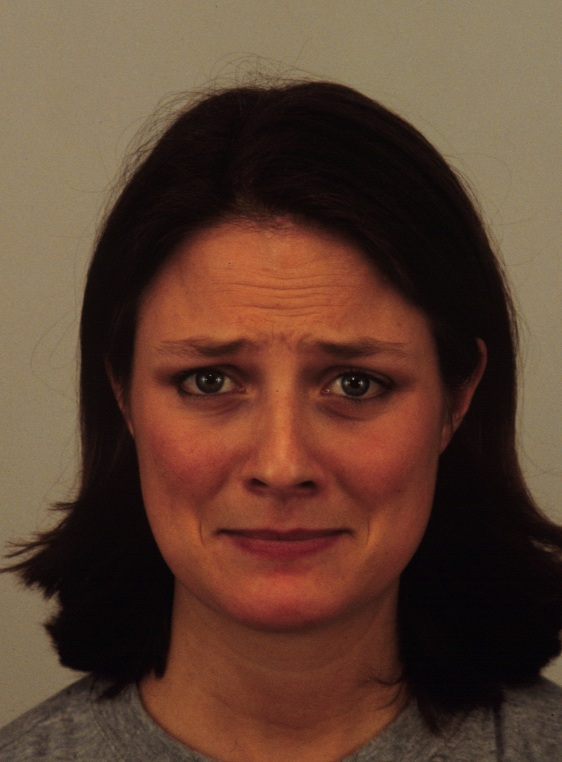
%> input picture Introduction to Facial Micro Expressions Analysis Using Color and Depth Images a Matlab Coding Approach/KDEF_Sad.JPG, 562 x 762 px
$ octave 'c.3.3_Spatial low and high pass.m'   (GNU Octave 9; MATLAB toolbox functions it lacks are replaced by stand-ins)
%> lines starting %> are read from the running program, lines starting %| are printed output that depends on the picture
%% Spatial low and high passes
clc;    % Clearing the Command Window
clear;  % Clearing the Workspace
RGB=imread('KDEF_Sad.jpg'); % Reading color image
%> RGB is the input picture: size 762x562x3 uint8; mean R, G, B 93.5, 64.9, 49.3
MRGB=rgb2gray(RGB); % Converting color image to gray
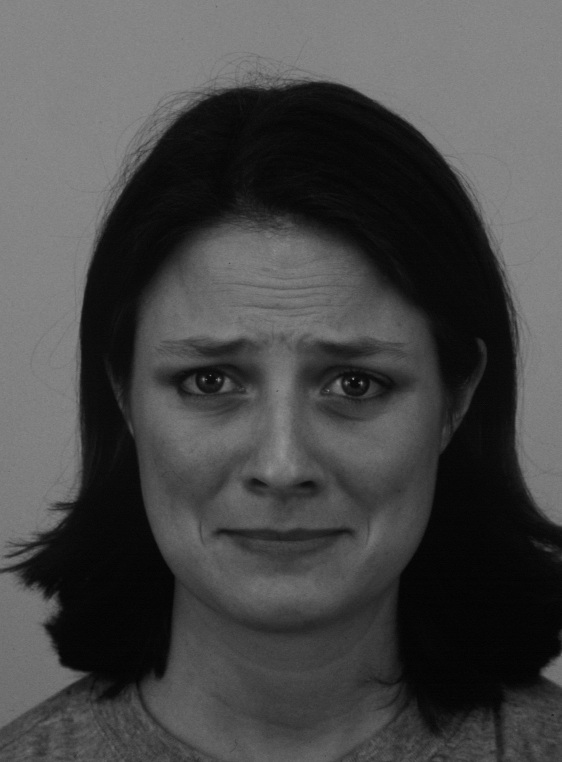
%> MRGB: size 762x562 uint8; min 1, max 144, mean 71.7
MRGB=imadjust(MRGB); %Contrast adjustment
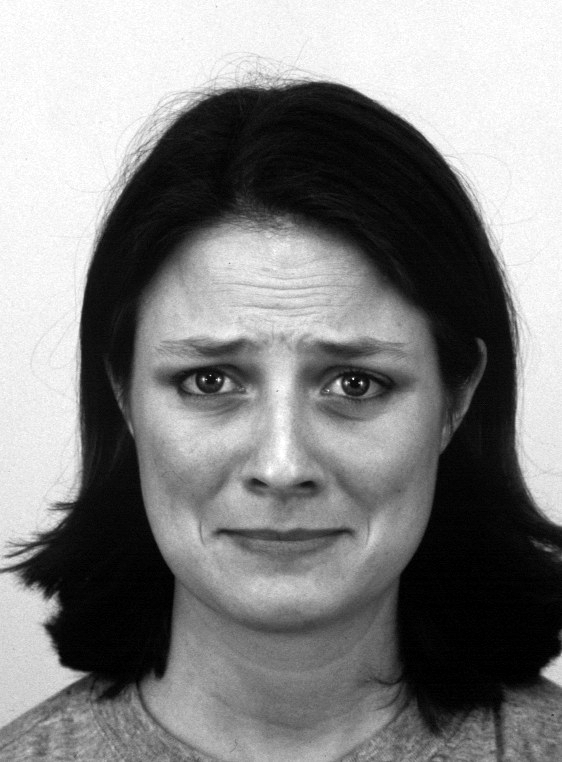
%> MRGB: size 762x562 uint8; min 0, max 255, mean 130.9
highpass = imsharpen(MRGB,'Radius',2,'Amount',1);% Sharpening image
weinlow = wiener2(MRGB,[5 5]);% Remove Noise By Adaptive Filtering
% Filter the image with a Gaussian filter with standard deviation of 2.
gaulow = imgaussfilt(MRGB,2);% 2-D Gaussian filtering of images
%Calculate Gradient Magnitude and Gradient Direction
[Gmag, Gdir] = imgradient(gaulow,'prewitt');
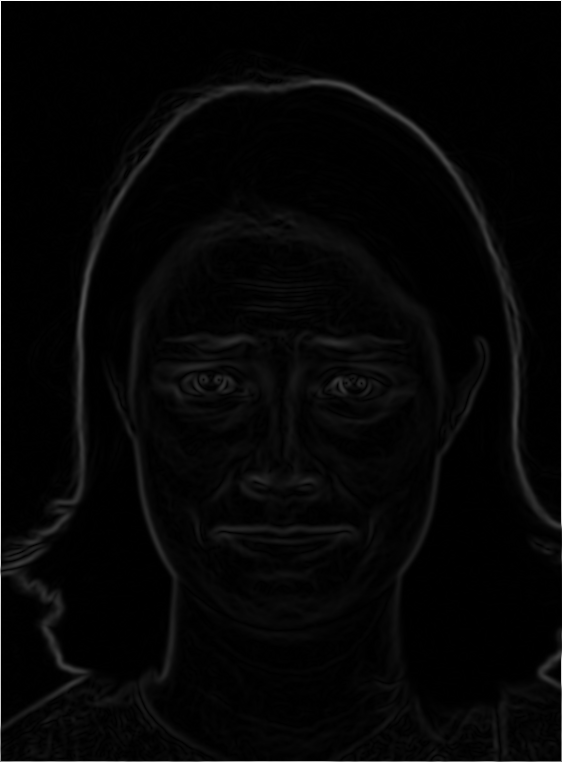
%> Gmag: size 762x562 double; min 0, max 759, mean 18.3; drawn with min black and max white
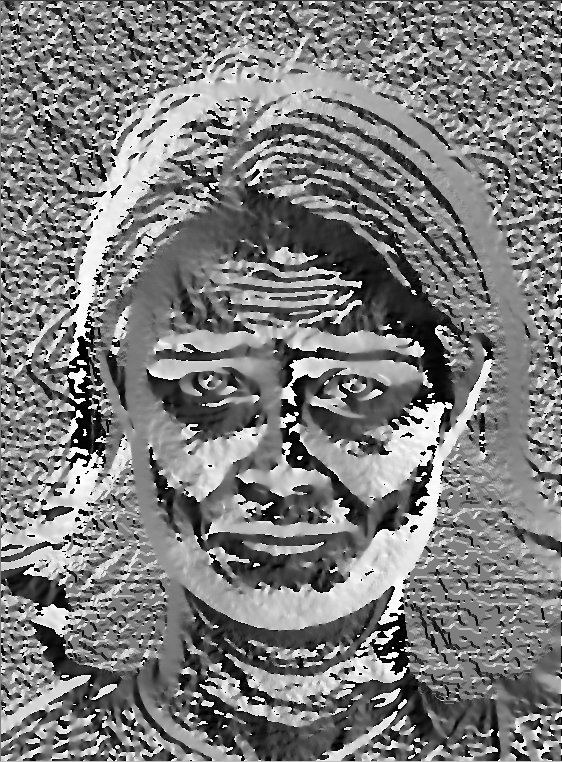
%> Gdir: size 762x562 double; min -180, max 179.9, mean -3.3; drawn with min black and max white
std = stdfilt(MRGB); % Local standard deviation of image
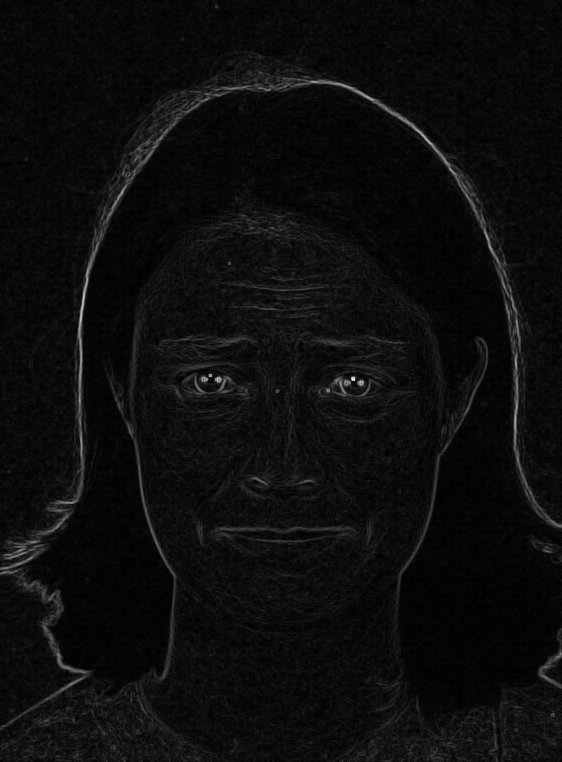
%> std: size 762x562 double; min 0, max 97.05, mean 5.1; drawn with min black and max white
subplot(2,4,1);subimage(RGB);title('Original');
subplot(2,4,2);subimage(MRGB);title('Gray-Adjusted');
subplot(2,4,3);subimage(highpass);title('Sharpened');
subplot(2,4,4);subimage(weinlow);title('Adaptive Filtering');
subplot(2,4,5);subimage(gaulow);title('Gaussian filtering');
subplot(2,4,6);imshow(Gmag,[]);title('Gradient Magnitude');
subplot(2,4,7);imshow(Gdir,[]);title('Gradient Direction');
subplot(2,4,8);imshow(std,[]);title('Local standard deviation');

$ run again, with Introduction to Facial Micro Expressions Analysis Using Color and Depth Images a Matlab Coding Approach/Cat.jpg copied over Introduction to Facial Micro Expressions Analysis Using Color and Depth Images a Matlab Coding Approach/KDEF_Sad.JPG
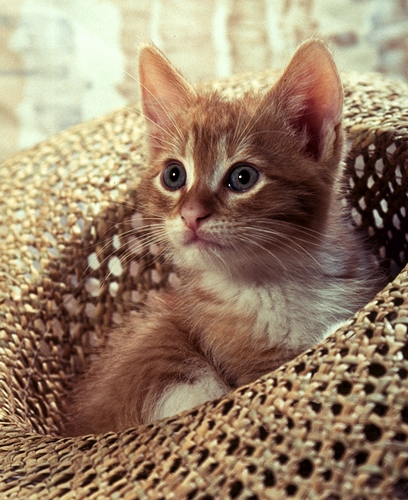
%> input picture Introduction to Facial Micro Expressions Analysis Using Color and Depth Images a Matlab Coding Approach/Cat.jpg, 408 x 500 px
%> RGB is the input picture: size 500x408x3 uint8; mean R, G, B 151.6, 128, 104
%> `[Gmag, Gdir] = imgradient(gaulow,'prewitt');`:
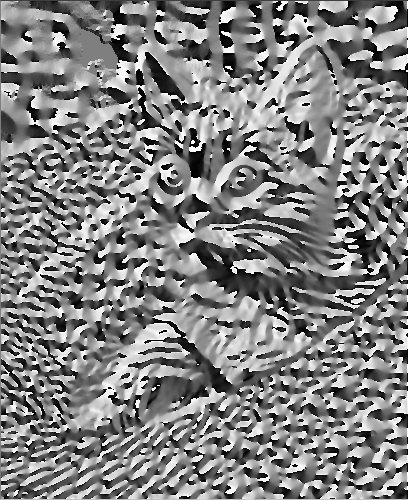
%> Gdir: size 500x408 double; min -180, max 179.9, mean 4; drawn with min black and max white
%> `std = stdfilt(MRGB);`:
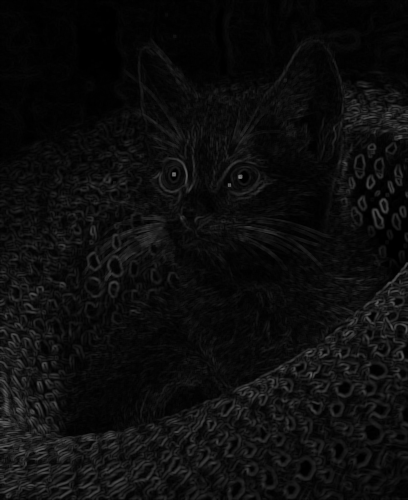
%> std: size 500x408 double; min 0, max 125.6, mean 13.6

$ run again, with Introduction to Facial Micro Expressions Analysis Using Color and Depth Images a Matlab Coding Approach/Exp_Hap_Color.jpg copied over Introduction to Facial Micro Expressions Analysis Using Color and Depth Images a Matlab Coding Approach/KDEF_Sad.JPG
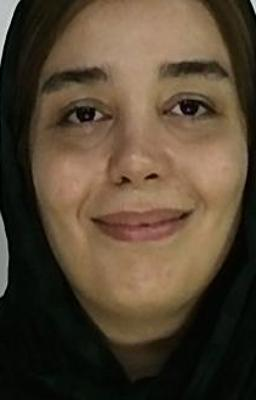
%> input picture Introduction to Facial Micro Expressions Analysis Using Color and Depth Images a Matlab Coding Approach/Exp_Hap_Color.jpg, 256 x 400 px
%> RGB is the input picture: size 400x256x3 uint8; mean R, G, B 84, 68.7, 50.3
%> `[Gmag, Gdir] = imgradient(gaulow,'prewitt');`:
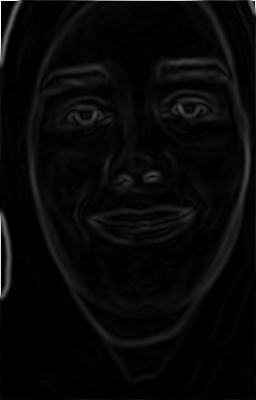
%> Gmag: size 400x256 double; min 0, max 765, mean 25.6; drawn with min black and max white
%> `[Gmag, Gdir] = imgradient(gaulow,'prewitt');`:
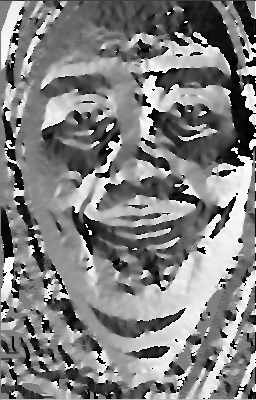
%> Gdir: size 400x256 double; min -180, max 179.8, mean 1.6; drawn with min black and max white
